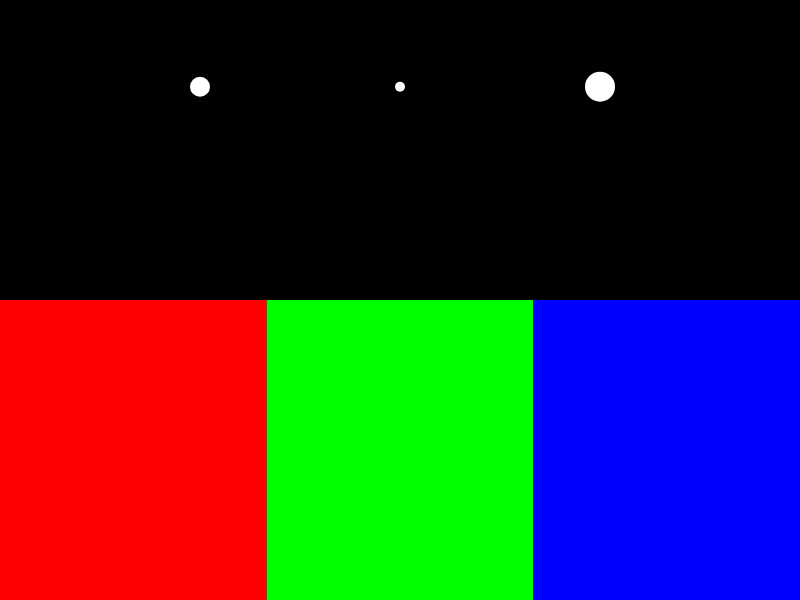
Frame 1 (no input)
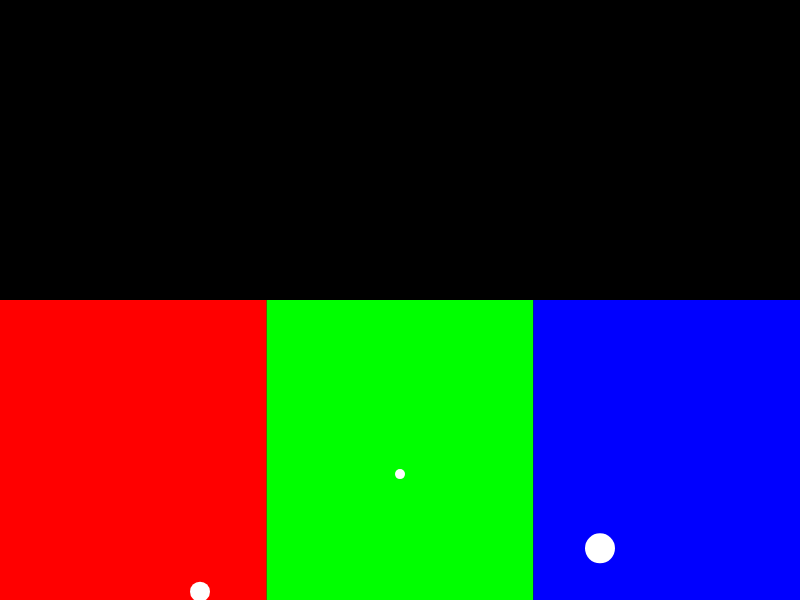
Frame 60 (no input)
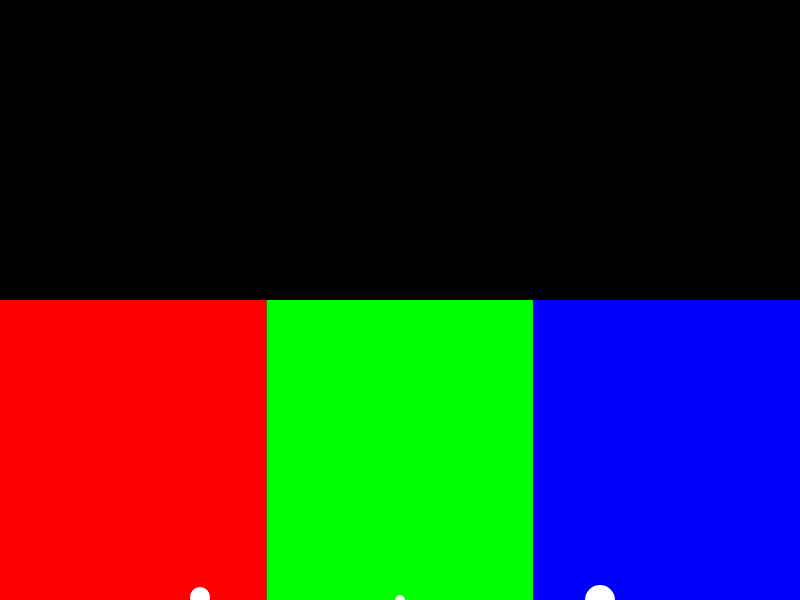
Frame 120 (the mouse pressed at the canvas centre since frame 60)

The p5.js sketch that drew these frames (run headless with seeded random() and noise() and a simulated clock; from frame 60 on, the mouse is pressed at the canvas centre):

// p5.js sketch
// ── sketch.js
"use strict"

let p=[];
let e=[];

function setup() {
  let R=color('rgba(255, 0, 0, 5)');
  let G=color('rgba(0, 255, 0, 5)');
  let B=color('rgba(0, 0, 255, 5)');
  createCanvas(800, 600);
  background(0);
  p.push(new Particle(width/2, height/7, 10));
  p.push(new Particle(width/4, height/7, 20));
  p.push(new Particle(width*3/4, height/7, 30));
  e.push(new Env(0, height/2, width/3, height/2, R, 0.1));
  e.push(new Env(width/3, height/2, width/3, height/2, G, 0.5));
  e.push(new Env(width*2/3, height/2, width/3, height/2, B, 0.9));
}

function draw() {
  background(0);
  for (let j=0; j<e.length; j++){
    e[j].display();
  }
  for (let i=0; i<p.length; i++){
    gravity(p[i], 1);
    //wind
    if (mouseIsPressed){
      let w=map(mouseX, 0, width, -5, 5);
      let wind=createVector(w, 0);
      p[i].applyForce(wind);
    }

    friction(p[i], 0.1);

    for (let j=0; j<e.length; j++){
      if (e[j].contains(p[i])){
        resistance(p[i], e[j].c);
      }
    }

    p[i].update();
    p[i].checkBoundary();
    p[i].display();
  }
}

function gravity(obj, c){
  let g=createVector(0, c);
  g.mult(obj.mass)
  obj.applyForce(g);
}

function friction(obj, c){
  let rf=c;
  let friction = obj.vel.copy();
  friction.mult(-1);
  friction.normalize();
  friction.mult(rf);
  obj.applyForce(friction);
}

function resistance(obj, c){
  let speed = obj.vel.mag();
  let mag = c * speed * speed;
  let f = obj.vel.copy();
  f.mult(-1);
  f.normalize();
  f.mult(mag);
  obj.applyForce(f);
}

// ── Env.js
class Env{
  constructor(x, y, w, h, color, coefficient){
    this.x=x;
    this.y=y;
    this.w=w;
    this.h=h;
    this.color=color;
    this.c=coefficient;
  }

  display(){
    push();
    translate(this.x, this.y);
    noStroke();
    fill(this.color);
    rect(0, 0, this.w, this.h);
    pop();
  }

  contains(obj){
    let x=obj.pos.x;
    let y=obj.pos.y;
    if (x>=this.x && x<=this.x+this.w && y>=this.y && y<=this.y+this.h) {
      return true;
    }
    return false;
  }
}

// ── Particle.js
"use strict"

class Particle{
  constructor(x, y, size){
    this.pos = createVector(x, y);
    this.vel = createVector();
    this.acc = createVector();
    this.size = size;
    this.mass = size;
  }

  update(){
    this.vel.add(this.acc);
    this.pos.add(this.vel);
    this.acc.mult(0);
  }

  display(){
    push();
    translate(this.pos.x, this.pos.y);
    noStroke();
    fill(255);
    ellipse(0, 0, this.size, this.size);
    pop();
  }

  applyForce(f){
    let force=f.copy();
    force.div(this.mass);
    this.acc.add(force);
  }

  checkBoundary(){
    if (this.pos.x>width){
      this.vel.x *= -1;
      this.pos.x=width;
    }
    if (this.pos.x<0) {
      this.vel.x *= -1;
      this.pos.x=0;
    }
    if (this.pos.y>height){
      this.vel.y *= -1;
      this.pos.y=height;
    }
    if (this.pos.y<0){
      this.vel.y *= -1;
      this.pos.y=0;
    }
  }
}
